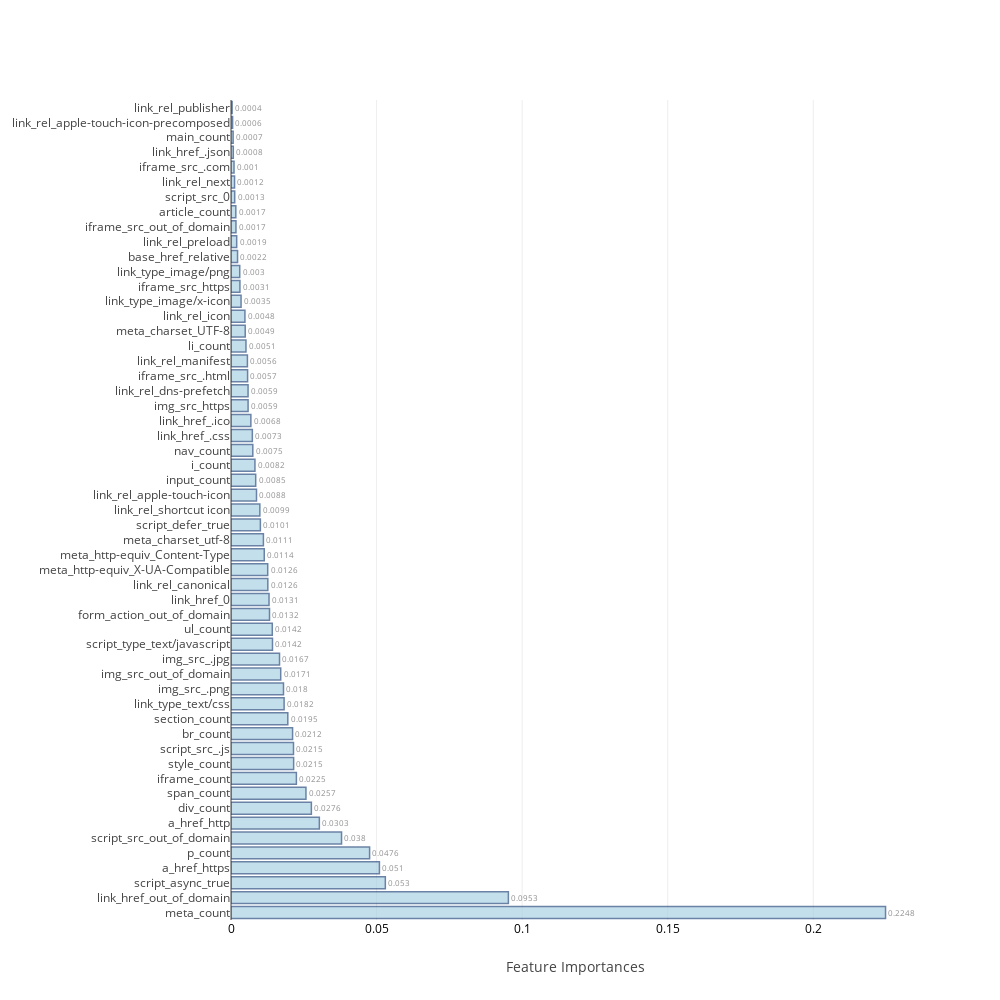

The notebook cell this image was saved under:
### Markdown cell above
### <a id='1.B' style="text-decoration : none; color : #000000;"> B. Average Feature Importances</a>

### Code cell
feat_impt_plot(np.average(feat_imp,axis=0),columns)

### Figure 1 — Plotly figure (JSON) as saved in the notebook; plotly's stock layout.template omitted (floating-point values rounded to 4 significant figures)
{"data": [{"marker": {"color": "rgb(158,202,225)", "line": {"color": "rgb(8,48,107)", "width": 1.5}}, "opacity": 0.6, "orientation": "h", "text": [0.2248, 0.0953, 0.053, 0.051, 0.0476, 0.038, 0.0303, 0.0276, 0.0257, 0.0225, 0.0215, 0.0215, 0.0212, 0.0195, 0.0182, 0.018, 0.0171, 0.0167, 0.0142, 0.0142, 0.0132, 0.0131, 0.0126, 0.0126, 0.0114, 0.0111, 0.0101, 0.0099, 0.0088, 0.0085, 0.0082, 0.0075, 0.0073, 0.0068, 0.0059, 0.0059, 0.0057, 0.0056, 0.0051, 0.0049, 0.0048, 0.0035, 0.0031, 0.003, 0.0022, 0.0019, 0.0017, 0.0017, 0.0013, 0.0012, 0.001, 0.0008, 0.0007, 0.0006, 0.0004], "textposition": "outside", "type": "bar", "uid": "01b3d7de-3fc6-4adf-97c8-fccab4243e7a", "x": [0.2248, 0.09528, 0.05301, 0.05098, 0.04761, 0.03797, 0.03034, 0.02761, 0.02574, 0.02246, 0.02151, 0.02146, 0.02115, 0.01951, 0.01824, 0.01803, 0.01707, 0.01667, 0.01425, 0.01418, 0.01323, 0.01306, 0.01265, 0.01261, 0.01142, 0.01113, 0.01009, 0.009906, 0.008757, 0.00848, 0.008222, 0.007487, 0.007328, 0.00682, 0.005865, 0.005858, 0.005697, 0.005637, 0.005139, 0.004882, 0.004781, 0.003455, 0.003064, 0.002998, 0.002247, 0.001949, 0.001704, 0.001654, 0.00127, 0.001222, 0.001038, 0.0007878, 0.0007326, 0.0005534, 0.0003845], "y": ["meta_count", "link_href_out_of_domain", "script_async_true", "a_href_https", "p_count", "script_src_out_of_domain", "a_href_http", "div_count", "span_count", "iframe_count", "style_count", "script_src_.js", "br_count", "section_count", "link_type_text/css", "img_src_.png", "img_src_out_of_domain", "img_src_.jpg", "script_type_text/javascript", "ul_count", "form_action_out_of_domain", "link_href_0", "link_rel_canonical", "meta_http-equiv_X-UA-Compatible", "meta_http-equiv_Content-Type", "meta_charset_utf-8", "script_defer_true", "link_rel_shortcut icon", "link_rel_apple-touch-icon", "input_count", "i_count", "nav_count", "link_href_.css", "link_href_.ico", "img_src_https", "link_rel_dns-prefetch", "iframe_src_.html", "link_rel_manifest", "li_count", "meta_charset_UTF-8", "link_rel_icon", "link_type_image/x-icon", "iframe_src_https", "link_type_image/png", "base_href_relative", "link_rel_preload", "iframe_src_out_of_domain", "article_count", "script_src_0", "link_rel_next", "iframe_src_.com", "link_href_.json", "main_count", "link_rel_apple-touch-icon-precomposed", "link_rel_publisher"]}], "layout": {"autosize": false, "height": 1000, "width": 1000, "xaxis": {"tickfont": {"color": "black", "size": 12}, "title": "Feature Importances"}, "yaxis": {"automargin": true}}}
